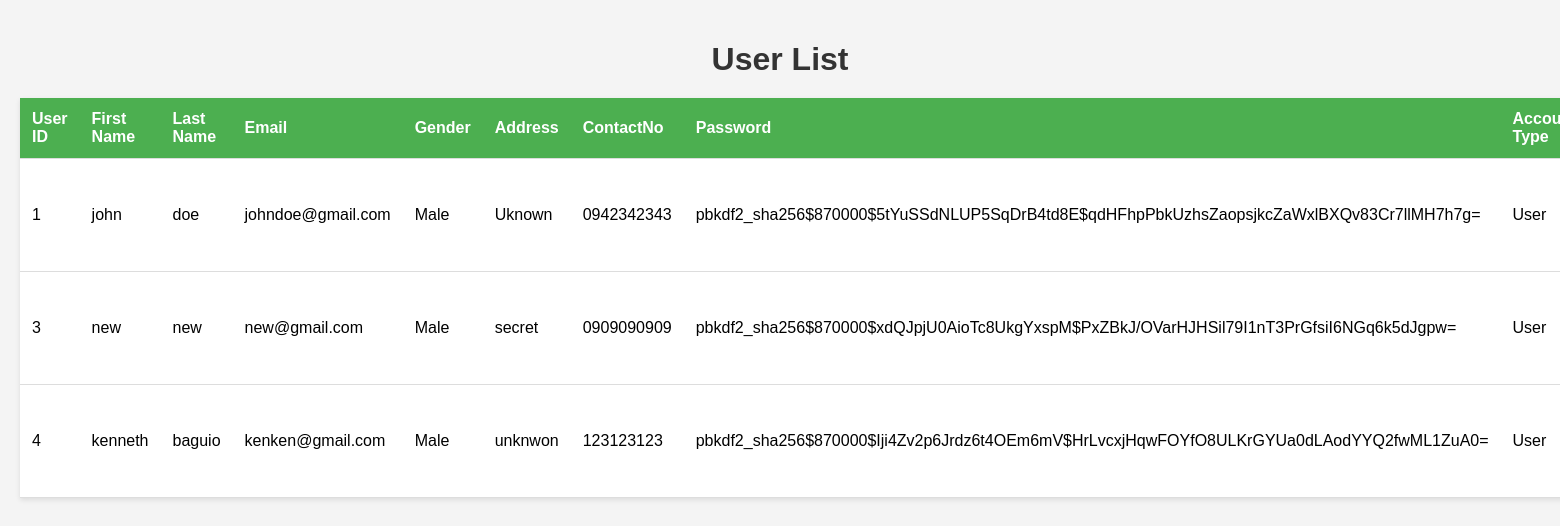
The page /api/users/ (signed in) on the database as committed earlier.
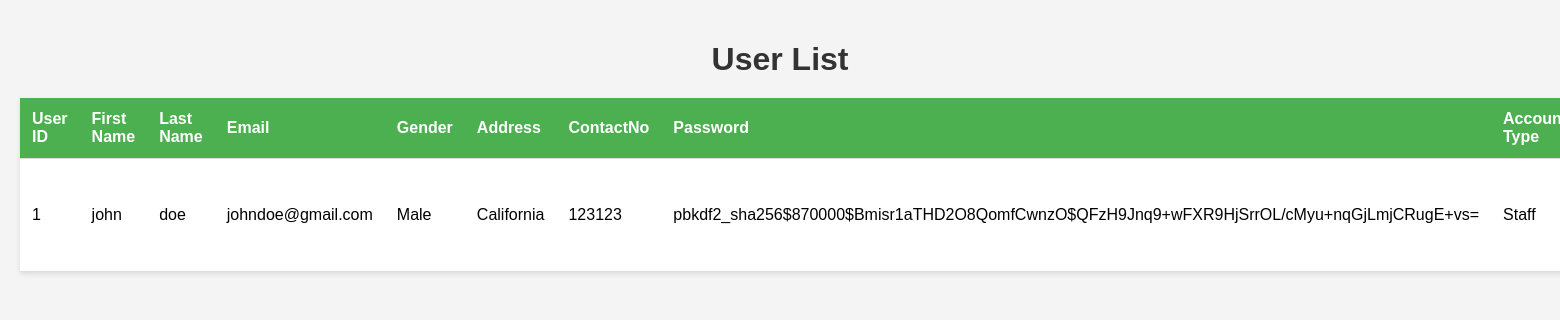
The same page on the database as committed later.
### myapp/models.py (models this page shows, shortened)
class User(AbstractUser):
    userId = models.AutoField(primary_key=True)
    fname = models.CharField(max_length=100)
    lname = models.CharField(max_length=100)
    email = models.EmailField(max_length=254, unique=True)
    gender = models.CharField(max_length=10)
    address = models.CharField(max_length=255)
    contactNo = models.CharField(max_length=15)
    accountType = models.CharField(choices=[('staff', 'Staff'), ('user', 'User')], max_length=10)
    vehicle = models.ForeignKey(
        'myapp.Vehicle',  # Replace 'myapp' with your app name
        on_delete=models.SET_NULL,  # Set to NULL if the vehicle is deleted
        null=True,  # Allows the field to be optional
        blank=True,  # Allows the field to be left blank in forms
        related_name='users'
    )
    class Meta:
        db_table = 'myapp_user'  # Replace 'myapp' with your actual app name
        verbose_name = 'user'
        verbose_name_plural = 'users'

### myapp/views.py (the view)
# urls.py: path('users/', views.user_list, name='user_list'),  # List all users
@login_required
def user_list(request):
    users = User.objects.all()
    return render(request, 'user_list.html', {'users': users})

### myapp/templates/user_list.html (shortened to what this page needs)
{% load static %}
<!DOCTYPE html>
<html lang="en">
<head>
    <link rel="stylesheet" href="{% static 'user_list.css' %}">
</head>
<body>
    <h1>User List</h1>
    <table>
        <thead>
            <tr>
                <th>User ID</th>
                <th>First Name</th>
                <th>Last Name</th>
                <th>Email</th>
                <th>Gender</th>
                <th>Address</th>
                <th>ContactNo</th>
                <th>Password</th>
                <th>Account Type</th>
            </tr>
        </thead>
        <tbody>
            {% for user in users %}
            <tr>
                <td>{{ user.userId }}</td>
                <td>{{ user.fname }}</td>
                <td>{{ user.lname }}</td>
                <td>{{ user.email }}</td>
                <td>{{ user.gender }}</td>
                <td>{{ user.address }}</td>
                <td>{{ user.contactNo }}</td>
                <td>{{ user.password }}</td>
                <td>{{ user.accountType }}</td>
            </tr>
            {% endfor %}
        </tbody>
    </table>
</body>
</html>

### myapp/static/user_list.css (style rules this page uses)
body { font-family: Arial, sans-serif; background-color: #f4f4f4; margin: 0; padding: 20px; }
h1 { text-align: center; color: #333; margin-bottom: 20px; }
table { width: 100%; border-collapse: collapse; margin: 20px 0; box-shadow: 0 2px 5px rgba(0, 0, 0, 0.1); background-color: white; }
th, td { padding: 12px; text-align: left; border-bottom: 1px solid #ddd; }
th { background-color: #4CAF50; color: white; }

Rows that differ between the two databases and show on the page:
removed User: userId "3", fname "new", lname "new", email "new@gmail.com", gender "Male", address "secret", contactNo "0909090909", password "pbkdf2_sha256$870000$xdQJpjU0AioTc8UkgYxspM$PxZBkJ/OVarHJHSil79I1nT3PrGfsiI6NGq6k5dJgpw=", accountType "User"
removed User: userId "4", fname "kenneth", lname "baguio", email "kenken@gmail.com", gender "Male", address "unknwon", contactNo "123123123", password "pbkdf2_sha256$870000$Iji4Zv2p6Jrdz6t4OEm6mV$HrLvcxjHqwFOYfO8ULKrGYUa0dLAodYYQ2fwML1ZuA0=", accountType "User"
changed User "john": address "Uknown" → "California"; contactNo "0942342343" → "123123"; password "pbkdf2_sha256$870000$5tYuSSdNLUP5SqDrB4td8E$qdHFhpPbkUzhsZaopsjkcZaWxlBXQv83Cr7llMH7h7g=" → "pbkdf2_sha256$870000$Bmisr1aTHD2O8QomfCwnzO$QFzH9Jnq9+wFXR9HjSrrOL/cMyu+nqGjLmjCRugE+vs="; accountType "User" → "Staff"
